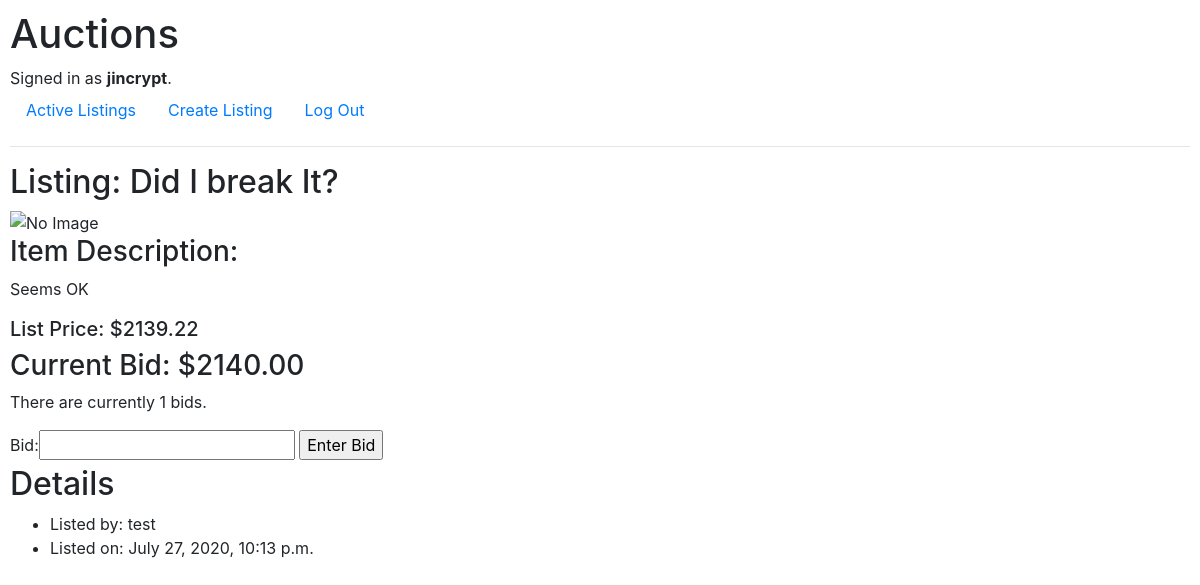
/listing/4/ (signed in), run on the app's committed database.
### auctions/models.py (models this page shows)
class User(AbstractUser):
    pass

class Listing(models.Model):
    title           = models.CharField(max_length=100)
    description     = models.CharField(max_length=500)
    date            = models.DateTimeField(auto_now_add=True)
    starting_price  = models.DecimalField(max_digits=11, decimal_places=2)                      # highest sold item in the world was 450million, so 11 digits should suffice
    owner           = models.ForeignKey(User, on_delete=models.CASCADE, related_name="owner")
    image           = models.URLField(blank=True) # Default max_length=200
    status          = models.BooleanField(default=True)

class Bid(models.Model):
    user    = models.ForeignKey(User, on_delete=models.CASCADE, related_name="bid_user")
    listing = models.ForeignKey(Listing, on_delete=models.CASCADE, related_name="bid_listing")
    bid     = models.DecimalField(max_digits=11, decimal_places=2)

### auctions/views.py (the view)
# urls.py: path("listing/<int:listing_id>/", views.listing, name="listing"),
def listing(request,listing_id):
    try:
        listing = Listing.objects.get(id=listing_id)
        alert = None
    except Listing.DoesNotExist:
        raise Http404("Listing not found.")
    if request.method == "POST":
        form = CreateBid(request.POST)
        if form.is_valid():
            bid = form.cleaned_data['bid']
            if listing.bid_listing.all():
                highest_bid = listing.bid_listing.all().last().bid
            else:
                highest_bid = 0.00
            if bid <= highest_bid or bid <= listing.starting_price:
                alert = "Bid is too low."
            else:
                Bid(bid=bid, user=request.user, listing=Listing.objects.get(id=listing.id)).save()
    else:
        form = CreateBid()
    return render(request, "auctions/listing.html", {
        "listing": listing,
        "bids": listing.bid_listing.all().order_by('-bid'),
        "form": form,
        "alert": alert
    })

### auctions/forms.py
class CreateBid(forms.Form):
    bid = forms.DecimalField(decimal_places=2)

### auctions/templates/auctions/listing.html (shortened to what this page needs)
{% extends "auctions/layout.html" %}
{% block body %}
<h2>Listing: {{ listing.title }}</h2>
{% if listing.image %}
    <img src="{{ listing.image }}" alt="Listing Image" height=300>
{% else %}
    <img src="https://makitweb.com/demo/broken_image/images/noimage.png" alt="No Image" height=300>
{% endif %}
<h3>Item Description:</h3>
<p>{{ listing.description }}</p>
<h5>List Price: ${{ listing.starting_price }}</h5>
{% if bids %}
<h3>Current Bid: ${{ bids.first.bid }}</h3>
{% endif %}
<p>There are currently {{ bids.count }} bids.
</p>
{% if user.is_authenticated %}
<form action="{% url 'listing' listing.id %}" method="POST">
    {{ form }}
    <input type="submit" value="Enter Bid">
</form>
{% endif %}
<div>
    <h2>Details</h2>
    <ul>
        <li>Listed by: {{ listing.owner }}</li>
        <li>Listed on: {{ listing.date }}</li>
    </ul>
</div>
{% endblock %}

### auctions/templates/auctions/layout.html (shortened to what this page needs)
{% load static %}
<!DOCTYPE html>
<html lang="en">
    <head>
        <link rel="stylesheet" href="https://stackpath.bootstrapcdn.com/bootstrap/4.4.1/css/bootstrap.min.css">
        <link href="{% static 'auctions/styles.css' %}" rel="stylesheet">
    </head>
    <body>
        <h1>Auctions</h1>
        <div>
            {% if user.is_authenticated %}
                Signed in as <strong>{{ user.username }}</strong>.
            {% else %}
                Not signed in.
            {% endif %}
        </div>
        <ul class="nav">
            <li class="nav-item">
                <a class="nav-link" href="{% url 'index' %}">Active Listings</a>
            </li>
            {% if user.is_authenticated %}
                <li class="nav-item">
                    <a class="nav-link" href="{% url 'create_listing' %}">Create Listing</a>
                </li>
                <li class="nav-item">
                    <a class="nav-link" href="{% url 'logout' %}">Log Out</a>
                </li>
            {% endif %}
        </ul>
        <hr>
        {% block body %}
        {% endblock %}
    </body>
</html>

### auctions/static/auctions/styles.css (style rules this page uses)
body { padding: 10px; }

### data on the page
User: username "jincrypt"
Listing: title "Did I break It?", description "Seems OK", starting_price "2139.22", owner "test", date "July 27, 2020, 10:13 p.m."
Bid: first.bid "2140.00"

### other printed values
{{ bids.count }} "1"
